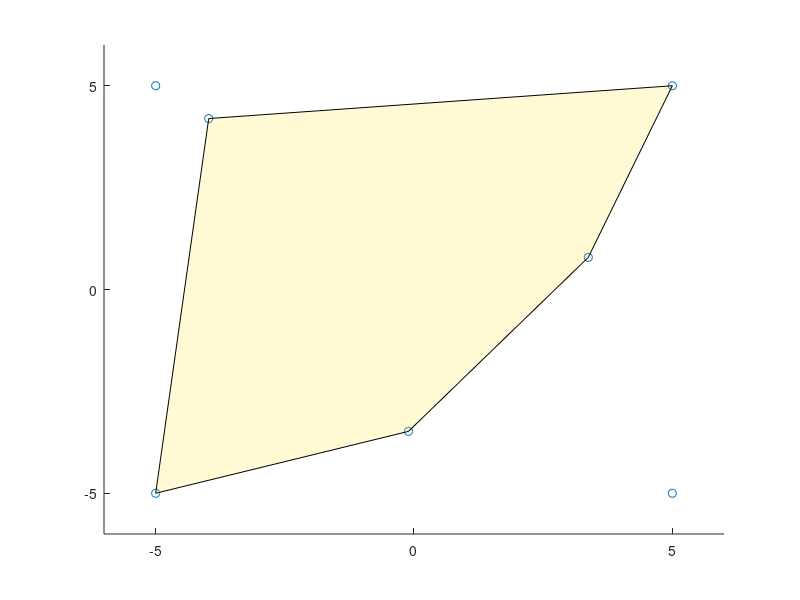

Source code (MATLAB): (Note: this script raises an error after producing the figure.)

xy0 = [3.3735 0.7889; ...
      -0.1072 -3.4814; ...
      -3.9732 4.1955; ...
      -5 5; ...
       5 5; ...
       5 -5; ...
      -5 -5];
xy1 = [-5 5; ...
       5 5; ...
       3.3735 0.7889; ...
       -3.9732 4.1955];
xy2 = [5 5; ...
       5 -5; ...
       3.3735 0.7889];
xy3 = [3.3735 0.7889; ...
      -3.9732 4.1955; ...
      -0.1072 -3.4814; ...
       5 -5];
xy4 = [-0.1072 -3.4814; ...
       5 -5; ...
      -5 -5];
xy5 = [-0.1072 -3.4814; ...
      -3.9732 4.1955; ...
      -5 5; 
      -5 -5];
xy6 = [-0.1072 -3.4814; ...
       3.3735 0.7889; ...
       5 5; ...
      -3.9732 4.1955; ... 
      -5 -5];
xy7 = [3.3735 0.7889; ...
      -0.1072 -3.4814; ...
      -3.9732 4.1955; ...
      -5 5; 
       5 5; ...
       5 -5; ...
      -5 -5];
xy8 = [3.3735 0.7889; ...
      -0.1072 -3.4814; ...
      -3.9732 4.1955; ...
      -5 5; 
       5 5; ...
       5 -5; ...
      -5 -5];


 
 
 figure(12);
 clf reset; % Reset figure.
 scatter(xy0(:,1), xy0(:,2));
 xlim([-6 6]); ylim([-6 6]);
 set(gca,'YTick',(-5:5:5));
 set(gca,'XTick',(-5:5:5));
 hold on;
 %patch(xy1(:,1), xy1(:,2), 1, 'FaceAlpha', 0.2);
 %patch(xy2(:,1), xy2(:,2), 2, 'FaceAlpha', 0.2);
 %patch(xy3(:,1), xy3(:,2), 3, 'FaceAlpha', 0.2);
 %patch(xy4(:,1), xy4(:,2), 4, 'FaceAlpha', 0.2);
 %patch(xy5(:,1), xy5(:,2), 5, 'FaceAlpha', 0.2);
 patch(xy6(:,1), xy6(:,2), 6, 'FaceAlpha', 0.2);
 hold off;
 
 
 %% 
 
xy = [3.3735 0.7889; -0.1072 -3.4814; -3.9732 4.1955; -5 5; 5 5; 5 -5; -5 -5];
DT = delaunayTriangulation(xy);

figure(20);
triplot(DT);
text(xy(:,1), xy(:,2)+0.25, cellstr(num2str([1:size(xy,1)]')), 'Color','red','FontSize',14);
text(mean(TRIX, 2), mean(TRIY, 2), cellstr(num2str([1:size(TRIY,1)]')), 'Color','blue');



%The coordinates for each triangle -- each row is a triangle.
TRIX = reshape(DT.Points(DT.ConnectivityList, 1), size(DT.ConnectivityList));
TRIY = reshape(DT.Points(DT.ConnectivityList, 2), size(DT.ConnectivityList));

diffx = diff([TRIX TRIX(:,1)], [], 2);
diffy = diff([TRIY TRIY(:,1)], [], 2);
diffxy = [diffx(:) diffy(:)];
% Norm
normxy = reshape( arrayfun(@(row) norm(diffxy(row,:)), 1:size(diffxy,1)), size(DT.ConnectivityList));
% sik^2 + sjk^2 - sij^2, for i,j,k = 1,2,3 and i?j?k.
nominator = repmat(sum(normxy.^2, 2), 1, 3) - 2*normxy.^2;
% 2 * sik * sjk , for i,j,k = 1,2,3 and i?j?k.
denominator = 2 * repmat(prod(normxy, 2), 1, 3)./normxy;
% angle
angle = acosd(nominator./denominator);
angle = circshift(angle, [0 -1]);

n_tri = size(TRIX,1);



% Adjacency connecting points (rows) with triangles (columns).
adjacency_points = zeros(size(xy,1), n_tri);
adjacency_angle = NaN(size(adjacency_points));
for point =1:size(xy,1)
    idx = find(DT.ConnectivityList == point);
    [a_tri, ~] = ind2sub(size(DT.ConnectivityList), idx);
    adjacency_points(point,a_tri) = 1;
    adjacency_angle(point,a_tri) = angle(idx);
end


% All edges in the Delaunay triangulation
edgespoints = edges(DT);
% Adjacency connecting edges (rows) with triangles (columns).
adjacency_edge = logical(adjacency_points(edgespoints(:,1),:) .* adjacency_points(edgespoints(:,2),:));

edgesangles = NaN(size(edgespoints));
adj = zeros(n_tri);
adjacency_convex = zeros(n_tri);
for edge=1:size(edgespoints,1)
    % The angles on either side of the edge.
    tri = adjacency_edge(edge,:);
    t = adjacency_angle(edgespoints(edge,:), tri );
    edgesangles(edge,:) = sum(t, 2);
    tri_idx = find(tri);
    adj(tri_idx,tri_idx) = 1;
    adjacency_convex(tri_idx,tri_idx) = prod(edgesangles(edge,:) <= 180);
end
convexedges = (edgesangles <= 180);
% Set diagonals to zero.
adj(logical(eye(n_tri))) = 0;
adjacency_convex(logical(eye(n_tri))) = 0;


active_e = edgespoints;
while ~isempty(active_e)
    for edge=1:size(active_e,1)
        tri = adjacency_edge(edge,:);
        t = adjacency_angle(active_e(edge,:), tri );
        prod( (sum(t, 2) <= 180) )
    end
    
    active_e = [];
end




prod(convexedges,2)

[edgespoints edgesangles]

adjacency_convex

adjacency_convex2 = adjacency_convex^2;
adjacency_convex2(logical(eye(n_tri))) = 0;

adjacency_convex3 = adjacency_convex2*adjacency_convex;
adjacency_convex3(logical(eye(n_tri))) = 0;
adjacency_convex3*adjacency_convex

prod(convexedges,2)

(adj^2 > 0)

(adj^5 > 0)

size(adjacency_edge')

sum(adjacency_edge, 2)


% t(1, [1 2]) + t(2, [2 1])
% 
% reshape(t(:), [], 2)
% flipud(t)
% trace(t)
% rot90(t)
% angle_edge(edge,:)
    
%sum(test, 2, 'omitnan')

%[a b]=find(DT.ConnectivityList==1);
%[c d]=find(DT.ConnectivityList==2);
%intersect(a,c)

%[row_edge, col_tri] = find( adjacency(edgespoints(:,1),:) .* adjacency(edgespoints(:,2),:) )



[a_edge, a_tri] = find( adjacency_edge );
[~, a_order] = sort(a_edge);
EdgesList = [a_edge(a_order) a_tri(a_order)];





adjacency_angle(edgespoints(:,1), EdgesList)

test1 = adjacency_angle(edgespoints(:,1),:);
test2 = adjacency_angle(edgespoints(:,2),:);


adjacency_edge2 = (adjacency_edge .* cumsum(adjacency_edge, 2) == 2);
adjacency_edge1 = adjacency_edge - adjacency_edge2;

sumangle = sum(test1 .* adjacency_edge1 + test2 .* adjacency_edge2, 2, 'omitnan')
edgespoints((sumangle > 180),:)



[m where] = max( cumsum(adjacency_edge, 2) ,[], 2);
where = where .* (m==2)

adjacency_edge2 = zeros(size(adjacency_edge));

adjacency_edge2( sub2ind(size(adjacency_edge), where, 1:size(adjacency_edge,1)) ) = 1

arrayfun(@(i) find(adjacency_edge2(i,:)==2,1,'first'),1:size(adjacency_edge2,2))

adjacency_edge2 = (cumsum(adjacency_edge, 2) == 2);
[dum,idx] = sort(adjacency_edge2,2,'descend');
firstOne = idx(:,1)
adjacency_edge = (cumsum(adjacency_edge, 2) == 2)

test1(adjacency_edge)
test2(adjacency_edge)


%test = test1 + test2;


size(col)
reshape(col, [], 2)


adjacency_points(edgespoints(:,1),:) .* adjacency_points(edgespoints(:,2),:)


ismember([1 2], DT.ConnectivityList)
